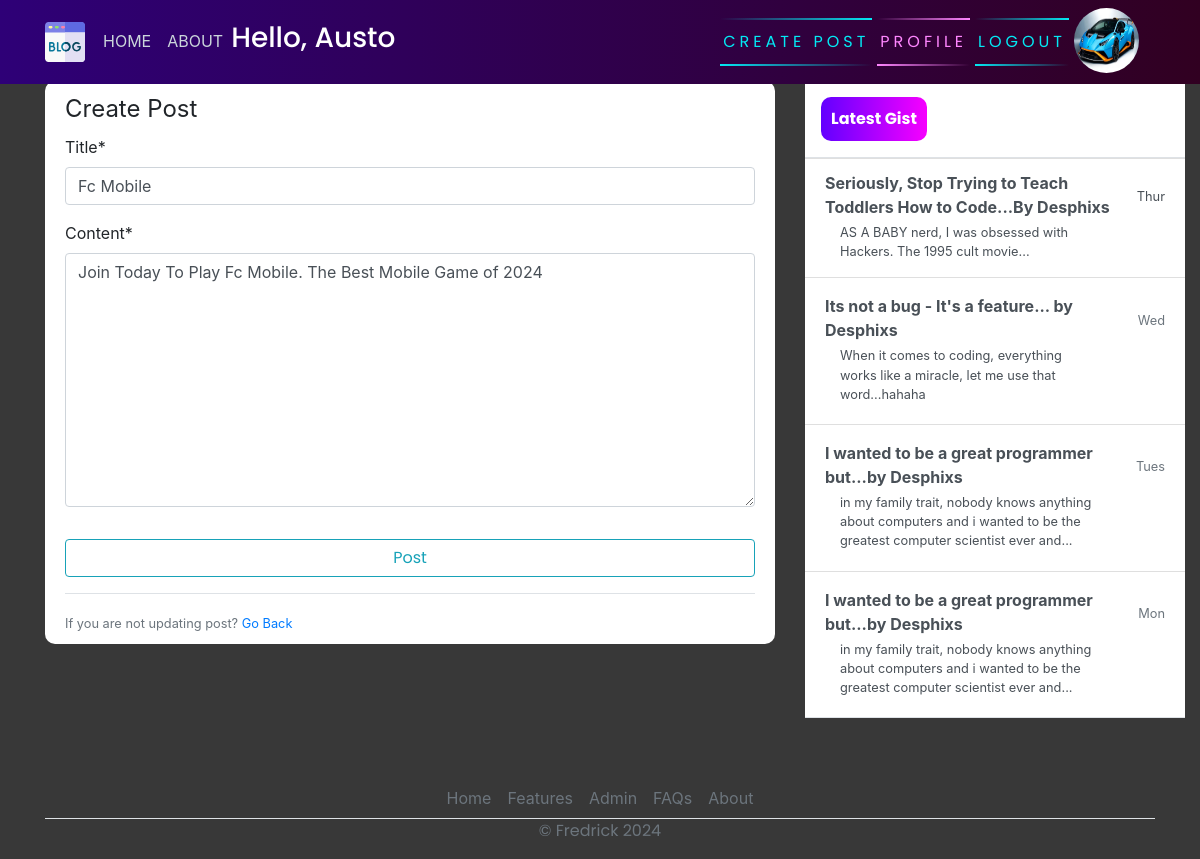
The app's page /post/12/update (signed in) with its own data.
### users/models.py (models this page shows, shortened)
class Profile(models.Model):
    user = models.OneToOneField(User, on_delete=models.CASCADE)
    image = models.ImageField(default='default.jpg', upload_to='profile_pics')

### blog/models.py (models this page shows, shortened)
class Post(models.Model):
    title = models.CharField(max_length=200)
    content = models.TextField()
    date_posted = models.DateTimeField(default=timezone.now)
    author = models.ForeignKey(User, on_delete=models.CASCADE)

### blog/views.py (the view, shortened to what this page needs)
# urls.py: path('post/<int:pk>/update',PostUpdateView.as_view(), name="blog-update"),
class PostUpdateView(LoginRequiredMixin,UserPassesTestMixin,UpdateView):
	model = Post
	fields = ['title', 'content']
	def test_func(self):
		post = self.get_object()
		if self.request.user == post.author:
			return True
		return False

### blog/templates/blog/post_form.html (shortened to what this page needs)
{% extends 'blog/base.html' %}
{% load crispy_forms_tags %}
{% block content %}
    <div class="content-section">
        <form action="" method="post">
            <fieldset class="form-group">
                <legend claass="border-bottom mb-4">Create Post</legend>
                {{ form|crispy }}
            </fieldset>
            <div class="form-group">
                <button class="btn btn-outline-info" type="submit">Post</button>
            </div>
        </form>
        <div class="border-top pt-3">
            <small class="text-muted">If you are not updating post? <a href="{% url 'blog-home' %}">Go Back</a></small>
        </div>
    </div>
{% endblock content %}
{% block Gist %}
  <div class="d-flex flex-column align-items-stretch flex-shrink-0 bg-white" style="width: 380px;" style="padding-top: 120px;">
    <a id="list-group" style="text-decoration: none;" href="" class="d-flex align-items-center flex-shrink-0 p-3 link-dark text-decoration-none border-bottom">
      <span class="fs-5 fw-semibold" id="gist-btn">Latest Gist</span>
    </a>
    <div class="list-group list-group-flush border-bottom scrollarea">
      <a href="#" class="list-group-item list-group-item-action  lh-tight" aria-current="true">
        <div class="d-flex w-100 align-items-center justify-content-between">
          <strong class="mb-1">Seriously, Stop Trying to Teach Toddlers How to Code...By Desphixs
        </strong>
          <small>Thur</small>
        </div>
        <div class="col-10 mb-1 small">AS A BABY nerd, I was obsessed with Hackers. The 1995 cult movie... </div>
      </a>
      <a href="#" class="list-group-item list-group-item-action py-3 lh-tight">
        <div class="d-flex w-100 align-items-center justify-content-between">
          <strong class="mb-1">Its not a bug - It's a feature... by Desphixs</strong>
          <small class="text-muted">Wed</small>
        </div>
        <div class="col-10 mb-1 small">When it comes to coding, everything works like a miracle, let me use that word...hahaha</div>
      </a>
      <a href="#" class="list-group-item list-group-item-action py-3 lh-tight">
        <div class="d-flex w-100 align-items-center justify-content-between">
          <strong class="mb-1">I wanted to be a great programmer but...by Desphixs</strong>
          <small class="text-muted">Tues</small>
        </div>
        <div class="col-10 mb-1 small">in my family trait, nobody knows anything about computers and i wanted to be the greatest computer scientist ever and...</div>
      </a>
       <a href="#" class="list-group-item list-group-item-action py-3 lh-tight">
        <div class="d-flex w-100 align-items-center justify-content-between">
          <strong class="mb-1">I wanted to be a great programmer but...by Desphixs</strong>
          <small class="text-muted">Mon</small>
        </div>
        <div class="col-10 mb-1 small">in my family trait, nobody knows anything about computers and i wanted to be the greatest computer scientist ever and...</div>
      </a>
    </div>
  </div>
{% endblock %}

### blog/templates/blog/base.html (shortened to what this page needs)
{% load static %}
<!DOCTYPE html>
<html>
<head>
    <link rel="stylesheet" href="https://maxcdn.bootstrapcdn.com/bootstrap/4.0.0/css/bootstrap.min.css">
    <link rel="stylesheet" href="{% static 'blog/main.css' %}">
</head>
<body>
    <header class="site-header">
      <nav class="navbar navbar-expand-md navbar-dark bg-steel fixed-top">
        <div class="container">
          <div class="collapse navbar-collapse" id="navbarToggle">
            <div class="navbar-nav mr-auto">
                {% if user.is_authenticated %}
              <a class="nav-item nav-link" href="{% url 'blog-home' %}">HOME</a>
              <a class="nav-item nav-link" href="{% url 'blog-about' %}">ABOUT</a>
               <div class="user-info">
                  <h3 id="user-greeting" style="color: white; display: flex;">Hello, {{request.user}}</h3>
                </div>
            </div>
            <div class="navbar-nav">
              <a href="{% url 'blog-new' %}" id="auth-links">
                <span></span>
                <span></span>
                Create Post
              </a>
              <a href="{% url 'profile' %}" id="auth-links">
                <span></span>
                <span></span>
                Profile
              </a>
              <a href="{% url 'logout' %}" id="auth-links">
                <span></span>
                <span></span>
                Logout
              </a>
                <img class="rounded-circle article-img" src="{{request.user.profile.image.url }}" alt="">
                {% endif %}
            </div>
          </div>
        </div>
      </nav>
    </header>
    <main role="main" class="container">
      <div class="row">
          <div class="col-md-8">
          </div>
        <div class="col-md-8">
           {% block content %}{% endblock %}
        </div>
        <div class="col-md-4">
          <div class="content-sectionw">
            {% block Gist %}{% endblock %}
          </div>
        </div>
      </div>
        <footer class="" >
          <ul class="nav justify-content-center border-bottom"  style="margin-top: 60px;">
            <li class="nav-item"><a href="{% url 'blog-home' %}" class="nav-link px-2 text-muted">Home</a></li>
            <li class="nav-item"><a href="#" class="nav-link px-2 text-muted">Features</a></li>
            <li class="nav-item"><a href="admin/" class="nav-link px-2 text-muted">Admin</a></li>
            <li class="nav-item"><a href="#" class="nav-link px-2 text-muted">FAQs</a></li>
            <li class="nav-item"><a href="{% url 'blog-about' %}" class="nav-link px-2 text-muted">About</a></li>
          </ul>
          <p class="text-center text-muted">&copy; Fredrick 2024</p>
        </footer>
    </main>
</body>
</html>

### blog/static/blog/main.css (style rules this page uses)
body { background-color: rgb(56, 56, 56); margin-top: 5rem; background-size: contain; background-repeat: no-repeat; }
h1, h2, h3, h4, h5, h6, p { color: #444444; font-family: 'Poppins', sans-serif; }
ul { margin: 0; }
.bg-steel { background: linear-gradient(270deg, rgb(49, 0, 33) 0%, rgb(46, 0, 119) 100%); }
.site-header .navbar-nav .nav-link { color: #cbd5db; }
.content-section { background: #ffffff; padding: 10px 20px; border-radius: 10px; margin-bottom: 20px; }
.article-img { height: 65px; width: 65px; margin-right: 16px; }
svg { width: 50px; height: 50px; }
#auth-links { font-family: 'Poppins', sans-serif; position: relative; display: inline-block; padding: 12px 3px; margin: 10px 0; color: #03e9f4; text-decoration: none; text-transform: uppercase; transition: 0.5s; letter-spacing: 4px; overflow: hidden; margin-right: 5px; }
#auth-links:nth-child(2) { filter: hue-rotate(110deg); }
#auth-links span { position: absolute; display: block; }
#auth-links span:nth-child(1) { top: 0; left: 0; width: 100%; height: 2px; background: linear-gradient(90deg,transparent,#03e9f4); animation: animate1 1s linear infinite; }
#auth-links span:nth-child(3) { bottom: 0; right: 0; width: 100%; height: 2px; background: linear-gradient(270deg,transparent,#03e9f4); animation: animate3 1s linear infinite; animation-delay: 0.50s; }
#gist-btn { color: black; background: linear-gradient(270deg, rgb(247, 0, 255) 0%, rgb(98, 0, 255) 100%); padding: 10px; color: white; font-family: 'Poppins', sans-serif; font-weight: bold; border-radius: 10px; }
button { font-family: 'Poppins', sans-serif; border: none; outline: 0; display: inline-block; padding: 8px; color: white; background-color: #000; text-align: center; cursor: pointer; width: 100%; font-size: 18px; transition: 1s; background: linear-gradient(270deg, rgb(247, 0, 255) 0%, rgb(98, 0, 255) 100%); }

### records on screen
Post: title "Fc Mobile", content "Join Today To Play Fc Mobile. The Best Mobile Game of 2024"

### other values on screen
{{ request.user }} "Austo"
